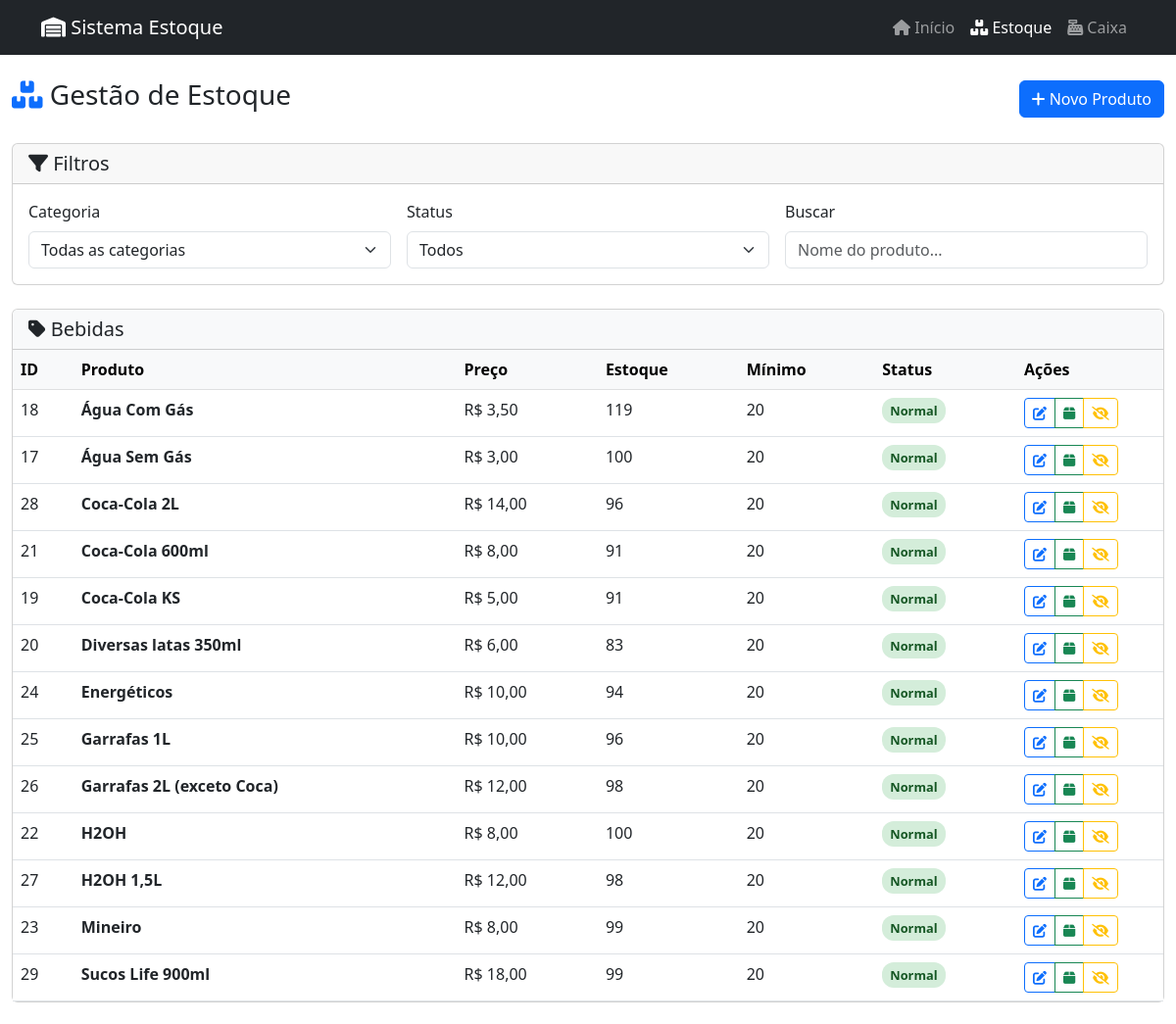
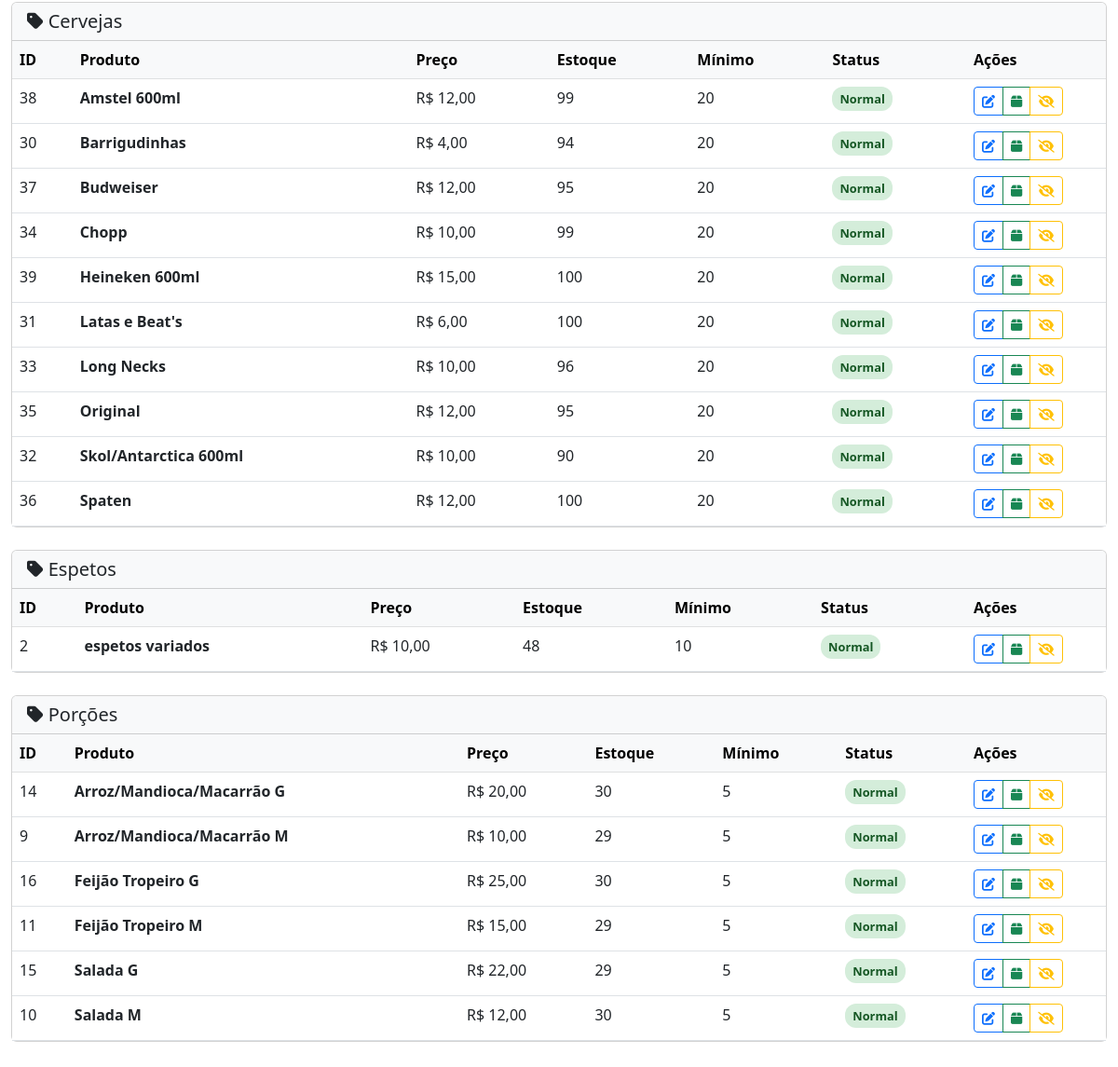
/modules/estoque/index.php, run on the app's committed database (2 pictures, top to bottom).
### tables this page shows
CREATE TABLE `produtos` (
  `id` int(11) NOT NULL,
  `nome` varchar(100) NOT NULL,
  `categoria_id` int(11) NOT NULL,
  `preco` decimal(10,2) NOT NULL,
  `estoque_atual` int(11) DEFAULT 0,
  `estoque_minimo` int(11) DEFAULT 0,
  `imagem` varchar(255) DEFAULT NULL,
  `ativo` tinyint(1) DEFAULT 1,
  `created_at` timestamp NOT NULL DEFAULT current_timestamp(),
  `updated_at` timestamp NOT NULL DEFAULT current_timestamp() ON UPDATE current_timestamp()
);

### modules/estoque/index.php (the view, shortened to what this page needs)
<?php
$database = new Database();
$db = $database->getConnection();
$query_produtos = "SELECT p.*, c.nome as categoria_nome
                  FROM produtos p
                  JOIN categorias c ON p.categoria_id = c.id
                  WHERE p.ativo = TRUE
                  ORDER BY c.nome ASC, p.nome ASC";
$stmt_produtos = $db->prepare($query_produtos);
$stmt_produtos->execute();
$produtos = $stmt_produtos->fetchAll(PDO::FETCH_ASSOC);
$produtos_por_categoria = [];
foreach ($produtos as $produto) {
    $categoria_id = $produto['categoria_id'];
    if (!isset($produtos_por_categoria[$categoria_id])) {
        $produtos_por_categoria[$categoria_id] = [
            'categoria_nome' => $produto['categoria_nome'],
            'produtos' => []
        ];
    }
    $produtos_por_categoria[$categoria_id]['produtos'][] = $produto;
}
?>
<!DOCTYPE html>
<html lang="pt-BR">
<head>
    <link href="https://cdn.jsdelivr.net/npm/bootstrap@5.3.0/dist/css/bootstrap.min.css" rel="stylesheet">
    <link rel="stylesheet" href="https://cdnjs.cloudflare.com/ajax/libs/font-awesome/6.0.0/css/all.min.css">
</head>
<body>
    <nav class="navbar navbar-expand-lg navbar-dark bg-dark">
        <div class="container">
            <a class="navbar-brand" href="/gestaointeli-jnr/">
                <i class="fas fa-warehouse"></i> Sistema Estoque
            </a>
            <div class="navbar-nav ms-auto">
                <a class="nav-link" href="/gestaointeli-jnr/">
                    <i class="fas fa-home"></i> Início
                </a>
                <a class="nav-link active" href="/gestaointeli-jnr/modules/estoque/">
                    <i class="fas fa-boxes"></i> Estoque
                </a>
                <a class="nav-link" href="/gestaointeli-jnr/modules/caixa/">
                    <i class="fas fa-cash-register"></i> Caixa
                </a>
            </div>
        </div>
    </nav>
    <div class="container-fluid py-4">
        <div class="row mb-4">
            <div class="col-12">
                <div class="d-flex justify-content-between align-items-center">
                    <h1 class="h3">
                        <i class="fas fa-boxes text-primary"></i> Gestão de Estoque
                    </h1>
                    <button class="btn btn-primary" onclick="estoqueManager.showProductModal()">
                        <i class="fas fa-plus"></i> Novo Produto
                    </button>
                </div>
            </div>
        </div>
        <div class="row mb-4">
            <div class="col-12">
                <div class="card">
                    <div class="card-header">
                        <h5 class="card-title mb-0">
                            <i class="fas fa-filter"></i> Filtros
                        </h5>
                    </div>
                    <div class="card-body">
                        <div class="row g-3">
                            <div class="col-md-4">
                                <label class="form-label">Categoria</label>
                                <select class="form-select" onchange="estoqueManager.filterProducts()">
                                    <option value="all">Todas as categorias</option>
                                </select>
                            </div>
                            <div class="col-md-4">
                                <label class="form-label">Status</label>
                                <select class="form-select" onchange="estoqueManager.filterProducts()">
                                    <option value="all">Todos</option>
                                </select>
                            </div>
                            <div class="col-md-4">
                                <label class="form-label">Buscar</label>
                                <input type="text" class="form-control" placeholder="Nome do produto..."
                                       onkeyup="estoqueManager.filterProducts()">
                            </div>
                        </div>
                    </div>
                </div>
            </div>
        </div>
        <div class="row">
            <?php foreach($produtos_por_categoria as $categoria_id => $categoria_data): ?>
            <div class="col-12 mb-4">
                <div class="card">
                    <div class="card-header bg-light">
                        <h5 class="card-title mb-0">
                            <i class="fas fa-tag"></i> <?= htmlspecialchars($categoria_data['categoria_nome']) ?>
                        </h5>
                    </div>
                    <div class="card-body p-0">
                        <div class="table-responsive">
                            <table class="table table-hover mb-0">
                                <thead class="table-light">
                                    <tr>
                                        <th>ID</th>
                                        <th>Produto</th>
                                        <th>Preço</th>
                                        <th>Estoque</th>
                                        <th>Mínimo</th>
                                        <th>Status</th>
                                        <th width="150">Ações</th>
                                    </tr>
                                </thead>
                                <tbody>
                                    <?php foreach($categoria_data['produtos'] as $produto):
                                        $status_class = '';
                                        $status_text = '';
                                        $stock_class = '';
                                        if ($produto['estoque_atual'] == 0) {
                                            $status_class = 'status-critical';
                                            $status_text = 'Crítico';
                                            $stock_class = 'no-stock';
                                        } elseif ($produto['estoque_atual'] <= $produto['estoque_minimo']) {
                                            $status_class = 'status-low';
                                            $status_text = 'Baixo';
                                            $stock_class = 'low-stock';
                                        } else {
                                            $status_class = 'status-normal';
                                            $status_text = 'Normal';
                                        }
                                    ?>
                                    <tr class="product-row"
                                        data-category="<?= $categoria_id ?>"
                                        data-status="<?= strtolower($status_text) ?>"
                                        data-name="<?= htmlspecialchars(strtolower($produto['nome'])) ?>">
                                        <td><?= $produto['id'] ?></td>
                                        <td>
                                            <strong><?= htmlspecialchars($produto['nome']) ?></strong>
                                        </td>
                                        <td>R$ <?= number_format($produto['preco'], 2, ',', '.') ?></td>
                                        <td class="<?= $stock_class ?>">
                                            <?= $produto['estoque_atual'] ?>
                                        </td>
                                        <td><?= $produto['estoque_minimo'] ?></td>
                                        <td>
                                            <span class="status-badge <?= $status_class ?>">
                                                <?= $status_text ?>
                                            </span>
                                        </td>
                                        <td>
                                            <div class="btn-group btn-group-sm">
                                                <button class="btn btn-outline-primary"
                                                        onclick="estoqueManager.editProduct(<?= $produto['id'] ?>)"
                                                        title="Editar">
                                                    <i class="fas fa-edit"></i>
                                                </button>
                                                <button class="btn btn-outline-success"
                                                        onclick="estoqueManager.showEntryModal(<?= $produto['id'] ?>)"
                                                        title="Entrada">
                                                    <i class="fas fa-box"></i>
                                                </button>
                                                <button class="btn btn-outline-<?= $produto['ativo'] ? 'warning' : 'info' ?>"
                                                        onclick="estoqueManager.toggleProduct(<?= $produto['id'] ?>, <?= $produto['ativo'] ? 0 : 1 ?>)"
                                                        title="<?= $produto['ativo'] ? 'Desativar' : 'Ativar' ?>">
                                                    <i class="fas fa-<?= $produto['ativo'] ? 'eye-slash' : 'eye' ?>"></i>
                                                </button>
                                            </div>
                                        </td>
                                    </tr>
                                    <?php endforeach; ?>
                                </tbody>
                            </table>
                        </div>
                    </div>
                </div>
            </div>
            <?php endforeach; ?>
        </div>
    </div>

### modules/estoque/index.php (style rules this page uses)
:root { --primary-color: #2c3e50; --secondary-color: #34495e; --accent-color: #3498db; --success-color: #27ae60; --warning-color: #f39c12; --danger-color: #e74c3c; }
.status-badge { padding: 4px 8px; border-radius: 12px; font-size: 0.8em; font-weight: bold; }
.status-normal { background: #d4edda; color: #155724; }

### data on the page
produtos: id "18", nome "Água Com Gás", preco "3,50", estoque_atual "119", estoque_minimo "20", status_text "Normal", ativo 1 (drawn)
produtos: id "17", nome "Água Sem Gás", preco "3,00", estoque_atual "100", estoque_minimo "20", status_text "Normal", ativo 1 (drawn)
produtos: id "28", nome "Coca-Cola 2L", preco "14,00", estoque_atual "96", estoque_minimo "20", status_text "Normal", ativo 1 (drawn)
produtos: id "21", nome "Coca-Cola 600ml", preco "8,00", estoque_atual "91", estoque_minimo "20", status_text "Normal", ativo 1 (drawn)
produtos: id "19", nome "Coca-Cola KS", preco "5,00", estoque_atual "91", estoque_minimo "20", status_text "Normal", ativo 1 (drawn)
produtos: id "20", nome "Diversas latas 350ml", preco "6,00", estoque_atual "83", estoque_minimo "20", status_text "Normal", ativo 1 (drawn)
produtos: id "24", nome "Energéticos", preco "10,00", estoque_atual "94", estoque_minimo "20", status_text "Normal", ativo 1 (drawn)
produtos: id "25", nome "Garrafas 1L", preco "10,00", estoque_atual "96", estoque_minimo "20", status_text "Normal", ativo 1 (drawn)
produtos: id "26", nome "Garrafas 2L (exceto Coca)", preco "12,00", estoque_atual "98", estoque_minimo "20", status_text "Normal", ativo 1 (drawn)
produtos: id "22", nome "H2OH", preco "8,00", estoque_atual "100", estoque_minimo "20", status_text "Normal", ativo 1 (drawn)
produtos: id "27", nome "H2OH 1,5L", preco "12,00", estoque_atual "98", estoque_minimo "20", status_text "Normal", ativo 1 (drawn)
produtos: id "23", nome "Mineiro", preco "8,00", estoque_atual "99", estoque_minimo "20", status_text "Normal", ativo 1 (drawn)
produtos: id "29", nome "Sucos Life 900ml", preco "18,00", estoque_atual "99", estoque_minimo "20", status_text "Normal", ativo 1 (drawn)
produtos: id "38", nome "Amstel 600ml", preco "12,00", estoque_atual "99", estoque_minimo "20", status_text "Normal", ativo 1 (drawn)
produtos: id "30", nome "Barrigudinhas", preco "4,00", estoque_atual "94", estoque_minimo "20", status_text "Normal", ativo 1 (drawn)
produtos: id "37", nome "Budweiser", preco "12,00", estoque_atual "95", estoque_minimo "20", status_text "Normal", ativo 1 (drawn)
produtos: id "34", nome "Chopp", preco "10,00", estoque_atual "99", estoque_minimo "20", status_text "Normal", ativo 1 (drawn)
produtos: id "39", nome "Heineken 600ml", preco "15,00", estoque_atual "100", estoque_minimo "20", status_text "Normal", ativo 1 (drawn)
produtos: id "31", nome "Latas e Beat's", preco "6,00", estoque_atual "100", estoque_minimo "20", status_text "Normal", ativo 1 (drawn)
produtos: id "33", nome "Long Necks", preco "10,00", estoque_atual "96", estoque_minimo "20", status_text "Normal", ativo 1 (drawn)
produtos: id "35", nome "Original", preco "12,00", estoque_atual "95", estoque_minimo "20", status_text "Normal", ativo 1 (drawn)
produtos: id "32", nome "Skol/Antarctica 600ml", preco "10,00", estoque_atual "90", estoque_minimo "20", status_text "Normal", ativo 1 (drawn)
produtos: id "36", nome "Spaten", preco "12,00", estoque_atual "100", estoque_minimo "20", status_text "Normal", ativo 1 (drawn)
produtos: id "2", nome "espetos variados", preco "10,00", estoque_atual "48", estoque_minimo "10", status_text "Normal", ativo 1 (drawn)
produtos: id "14", nome "Arroz/Mandioca/Macarrão G", preco "20,00", estoque_atual "30", estoque_minimo "5", status_text "Normal", ativo 1 (drawn)
produtos: id "9", nome "Arroz/Mandioca/Macarrão M", preco "10,00", estoque_atual "29", estoque_minimo "5", status_text "Normal", ativo 1 (drawn)
produtos: id "16", nome "Feijão Tropeiro G", preco "25,00", estoque_atual "30", estoque_minimo "5", status_text "Normal", ativo 1 (drawn)
produtos: id "11", nome "Feijão Tropeiro M", preco "15,00", estoque_atual "29", estoque_minimo "5", status_text "Normal", ativo 1 (drawn)
produtos: id "15", nome "Salada G", preco "22,00", estoque_atual "29", estoque_minimo "5", status_text "Normal", ativo 1 (drawn)
produtos: id "10", nome "Salada M", preco "12,00", estoque_atual "30", estoque_minimo "5", status_text "Normal", ativo 1 (drawn)

### other printed values
$categoria_data['categoria_nome'] "Bebidas"
$categoria_data['categoria_nome'] "Cervejas"
$categoria_data['categoria_nome'] "Espetos"
$categoria_data['categoria_nome'] "Porções"
